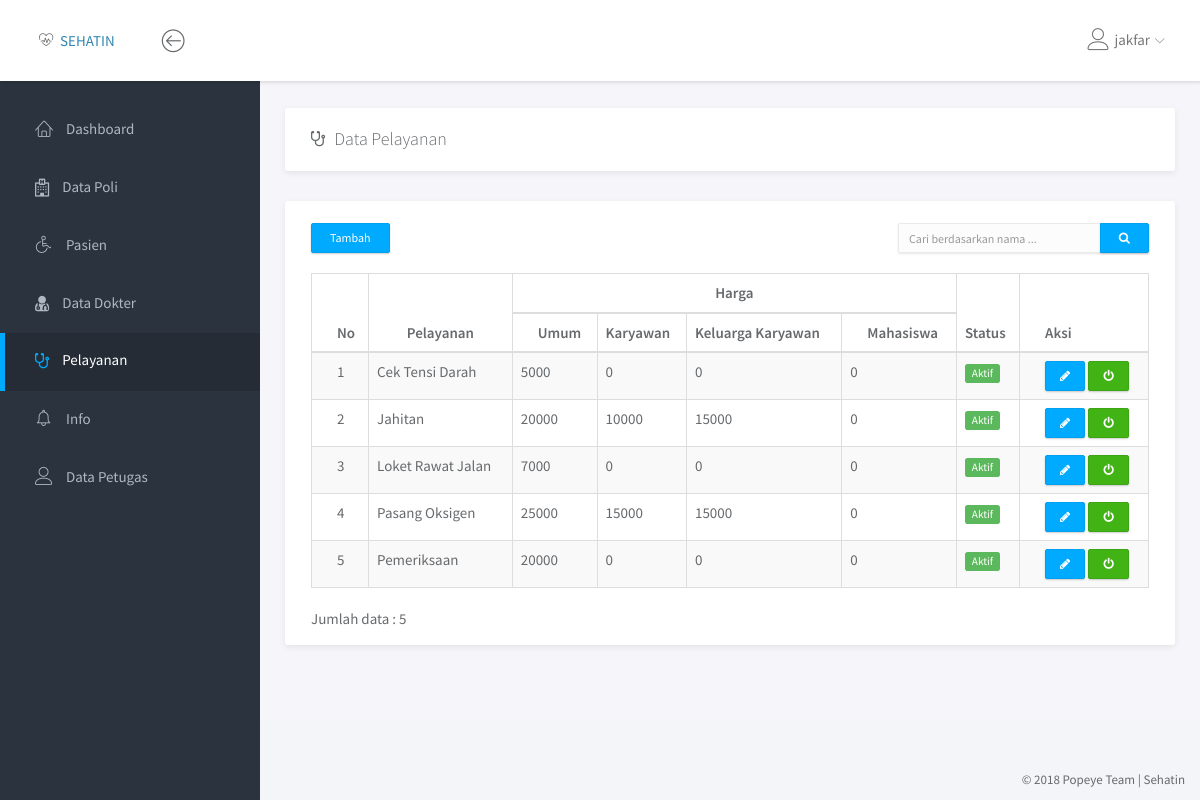
Before: /pelayanan/data_pelayanan.php (signed in) with the older database file.
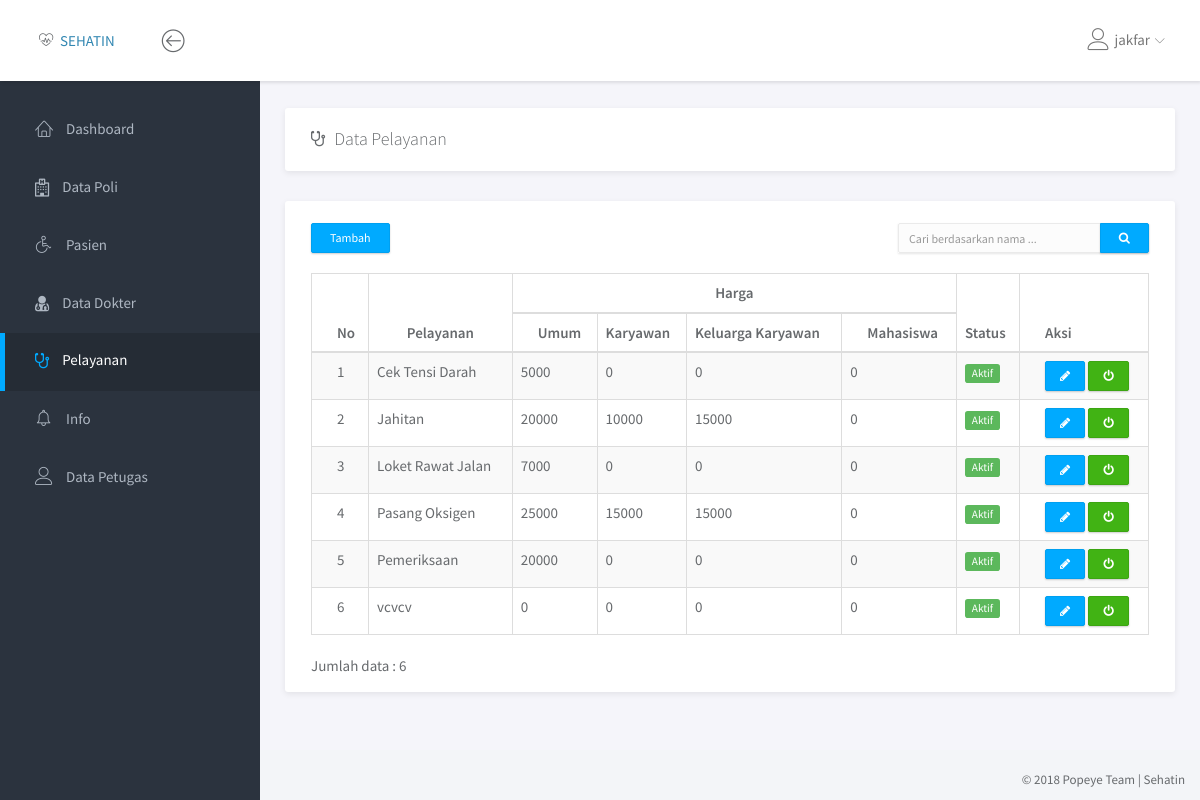
After: the same page with the newer database file.
### tables this page shows
CREATE TABLE IF NOT EXISTS `pelayanan` (
`id_pelayanan` tinyint(3) NOT NULL,
  `pelayanan` varchar(50) NOT NULL,
  `harga_umum` int(7) NOT NULL,
  `harga_karyawan` int(7) NOT NULL,
  `harga_kel_karyawan` int(7) NOT NULL,
  `harga_mahasiswa` int(7) NOT NULL,
  `status` enum('Aktif','Non Aktif') NOT NULL
);

### pelayanan/data_pelayanan.php (the view, shortened to what this page needs)
<!doctype html>
<html lang="en">
<head>
	<link rel="stylesheet" href="../assets/vendor/bootstrap/css/bootstrap.min.css">
	<link rel="stylesheet" href="../assets/vendor/font-awesome/css/font-awesome.min.css">
	<link rel="stylesheet" href="../assets/vendor/linearicons/style.css">
	<link rel="stylesheet" href="../assets/vendor/chartist/css/chartist-custom.css">
	<link rel="stylesheet" href="../assets/css/main.css">
</head>
<body>
	<div id="wrapper">
		<?php
			include '../dashboard/navbar.php';
			include '../dashboard/left_sidebar.php';
		 ?>
		<div class="main">
			<div class="main-content">
				<div class="container-fluid">
					<div class="panel">
						<div class="panel-heading">
							<h3 class="panel-title"><i class="fa fa-stethoscope"></i>&ensp;Data Pelayanan</h3>
							<div class="col-md-2 col-md-offset-10">
							</div>
						</div>
					</div>
					<div class="row">
						<div class="col-md-12">
							<div class="panel">
								<br>
								<div class="row">
									<div class="col-md-2">
										<?php if ($_SESSION['level'] == "Admin"): ?>
											<a href="tambah_pelayanan.php"><button type="button" class="btn btn-primary btn-sm" style="margin-left: 25px; margin-bottom: 10px;">Tambah</button></a>
										<?php endif; ?>
									</div>
									 <div class="col-md-6"></div>
									<div class="col-md-4">
										<form action="" method="POST">
											<div class="input-group" style="margin-right: 25px;">
												<input type="text" name="cari" class="form-control input-sm" placeholder="Cari berdasarkan nama ...">
												<span class="input-group-btn"><button type="submit" name="btn_cari" class="btn btn-primary btn-sm"><i class="fa fa-search"></i></button></span>
											</div>
										</form>
									</div>
								</div>
								<div class="panel-body">
									<table class="table table-striped table-hover table-bordered">
										<thead>
											<tr>
												<th rowspan="2" >No</th>
												<th rowspan="2" style="text-align:center;">Pelayanan</th>
												<th colspan="4" style="text-align:center;">Harga</th>
                        <th rowspan="2">Status</th>
												<?php if ($_SESSION['level'] == "Admin"): ?>
													<th rowspan="2">Aksi</th>
												<?php endif; ?>
                          <tr>
                          <th>Umum</th>
                          <th>Karyawan</th>
                          <th>Keluarga Karyawan</th>
                          <th>Mahasiswa</th>
                        </tr>
											</tr>
										</thead>
										<tbody>
											<?php
												if (isset($_POST['btn_cari'])) {
												}
												else{
													$query = "SELECT * FROM pelayanan ORDER BY pelayanan ASC";
												}
												$result = mysqli_query($con, $query);
												$jml_petugas = mysqli_num_rows($result);
												$no = 1;
												foreach ($result as $val) {
													$title = $val['status'] == 'Aktif' ? 'Non Aktifkan' : 'Aktifkan';
													$btnclass = $val['status'] == 'Aktif' ? 'btn-success' : 'btn-danger';
													$label = $val['status'] == 'Aktif' ? 'label label-success' : 'label label-danger';
													$edit = "";
													if ($_SESSION['level'] == "Admin") {
														$edit = "<td><a href='edit_pelayanan.php?id_pelayanan=$val[id_pelayanan]' class='btn btn-primary btn-xs' title='Edit'><i class='fa fa-pencil'></i></a> <a onclick = 'return konfirm()' href='status_pelayanan.php?id_pelayanan=$val[id_pelayanan]&status=$val[status]' class='btn $btnclass btn-xs' title='$title'><i class='fa fa-power-off'></i></a></td>";
													}
													echo "<tr>
															<td>$no</td>
															<td>$val[pelayanan]</td>
															<td>$val[harga_umum]</td>
															<td>$val[harga_karyawan]</td>
															<td>$val[harga_kel_karyawan]</td>
															<td>$val[harga_mahasiswa]</td>
															<td><span class='$label'>$val[status]</span></td>
															$edit
														  </tr>
													";
													$no++;
												}
													?>
										</tbody>
									</table>
									<span class="text-default">Jumlah data : <?php echo($jml_petugas) ?></span>
								</div>
							</div>
						</div>
					</div>
				</div>
			</div>
		</div>
		<?php include '../dashboard/footer.php'; ?>
	</div>
</body>
</html>

Changed rows visible on the page:
added pelayanan: pelayanan "vcvcv", harga_umum "0", harga_karyawan "0", harga_kel_karyawan "0", harga_mahasiswa "0", status "Aktif"
Other visible differences:
$jml_petugas: "5" → "6"
